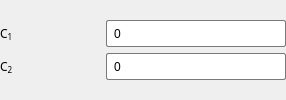
          <widget class="QWidget" name="widget_6" native="true">
           <layout class="QGridLayout" name="gridLayout_12">
            <property name="leftMargin">
             <number>0</number>
            </property>
            <property name="topMargin">
             <number>0</number>
            </property>
            <property name="rightMargin">
             <number>0</number>
            </property>
            <property name="bottomMargin">
             <number>0</number>
            </property>
            <item row="0" column="0">
             <layout class="QVBoxLayout" name="verticalLayout_9">
              <item>
               <layout class="QHBoxLayout" name="horizontalLayout_39">
                <item>
                 <widget class="QLabel" name="label_40">
                  <property name="minimumSize">
                   <size>
                    <width>80</width>
                    <height>27</height>
                   </size>
                  </property>
                  <property name="maximumSize">
                   <size>
                    <width>80</width>
                    <height>27</height>
                   </size>
                  </property>
                  <property name="font">
                   <font>
                    <family>Microsoft YaHei</family>
                    <pointsize>9</pointsize>
                   </font>
                  </property>
                  <property name="text">
                   <string>&lt;html&gt;&lt;head/&gt;&lt;body&gt;&lt;p&gt;C&lt;span style=&quot; vertical-align:sub;&quot;&gt;1&lt;/span&gt;&lt;/p&gt;&lt;/body&gt;&lt;/html&gt;</string>
                  </property>
                  <property name="wordWrap">
                   <bool>true</bool>
                  </property>
                 </widget>
                </item>
                <item>
                 <spacer name="horizontalSpacer_24">
                  <property name="orientation">
                   <enum>Qt::Horizontal</enum>
                  </property>
                  <property name="sizeType">
                   <enum>QSizePolicy::Expanding</enum>
                  </property>
                  <property name="sizeHint" stdset="0">
                   <size>
                    <width>20</width>
                    <height>20</height>
                   </size>
                  </property>
                 </spacer>
                </item>
                <item>
                 <widget class="QLineEdit" name="lineEdit_24">
                  <property name="minimumSize">
                   <size>
                    <width>180</width>
                    <height>27</height>
                   </size>
                  </property>
                  <property name="maximumSize">
                   <size>
                    <width>180</width>
                    <height>27</height>
                   </size>
                  </property>
                  <property name="styleSheet">
                   <string notr="true">QLineEdit {
    background-color: white;
    border: 1px solid rgb(122, 122, 122); /* 默认边界颜色 */
    border-radius: 2px;
    padding: 5px;
    min-height: 15px;
}

QLineEdit:hover {
    border: 1px solid rgb(23, 23, 23); /* 鼠标悬浮时边界颜色 */
}

QLineEdit:focus {
    border: 1px solid rgb(23, 23, 23); /* 焦点时边界颜色 */
    background-color: #f0f0f0; /* 焦点时背景颜色 */
}

QLineEdit:disabled {
    background-color: #e0e0e0; /* 禁用时背景颜色 */
    border: 1px solid rgb(122, 122, 122); /* 禁用时边界颜色 */
    color: #a0a0a0; /* 禁用时文字颜色 */
}
</string>
                  </property>
                  <property name="text">
                   <string>0</string>
                  </property>
                 </widget>
                </item>
               </layout>
              </item>
              <item>
               <layout class="QHBoxLayout" name="horizontalLayout_40">
                <item>
                 <widget class="QLabel" name="label_41">
                  <property name="minimumSize">
                   <size>
                    <width>80</width>
                    <height>27</height>
                   </size>
                  </property>
                  <property name="maximumSize">
                   <size>
                    <width>80</width>
                    <height>27</height>
                   </size>
                  </property>
                  <property name="font">
                   <font>
                    <family>Microsoft YaHei</family>
                    <pointsize>9</pointsize>
                   </font>
                  </property>
                  <property name="text">
                   <string>&lt;html&gt;&lt;head/&gt;&lt;body&gt;&lt;p&gt;C&lt;span style=&quot; vertical-align:sub;&quot;&gt;2&lt;/span&gt;&lt;/p&gt;&lt;/body&gt;&lt;/html&gt;</string>
                  </property>
                  <property name="wordWrap">
                   <bool>true</bool>
                  </property>
                 </widget>
                </item>
                <item>
                 <spacer name="horizontalSpacer_25">
                  <property name="orientation">
                   <enum>Qt::Horizontal</enum>
                  </property>
                  <property name="sizeType">
                   <enum>QSizePolicy::Expanding</enum>
                  </property>
                  <property name="sizeHint" stdset="0">
                   <size>
                    <width>20</width>
                    <height>20</height>
                   </size>
                  </property>
                 </spacer>
                </item>
                <item>
                 <widget class="QLineEdit" name="lineEdit_25">
                  <property name="minimumSize">
                   <size>
                    <width>180</width>
                    <height>27</height>
                   </size>
                  </property>
                  <property name="maximumSize">
                   <size>
                    <width>180</width>
                    <height>27</height>
                   </size>
                  </property>
                  <property name="styleSheet">
                   <string notr="true">QLineEdit {
    background-color: white;
    border: 1px solid rgb(122, 122, 122); /* 默认边界颜色 */
    border-radius: 2px;
    padding: 5px;
    min-height: 15px;
}

QLineEdit:hover {
    border: 1px solid rgb(23, 23, 23); /* 鼠标悬浮时边界颜色 */
}

QLineEdit:focus {
    border: 1px solid rgb(23, 23, 23); /* 焦点时边界颜色 */
    background-color: #f0f0f0; /* 焦点时背景颜色 */
}

QLineEdit:disabled {
    background-color: #e0e0e0; /* 禁用时背景颜色 */
    border: 1px solid rgb(122, 122, 122); /* 禁用时边界颜色 */
    color: #a0a0a0; /* 禁用时文字颜色 */
}
</string>
                  </property>
                  <property name="text">
                   <string>0</string>
                  </property>
                 </widget>
                </item>
               </layout>
              </item>
             </layout>
            </item>
           </layout>
          </widget>
